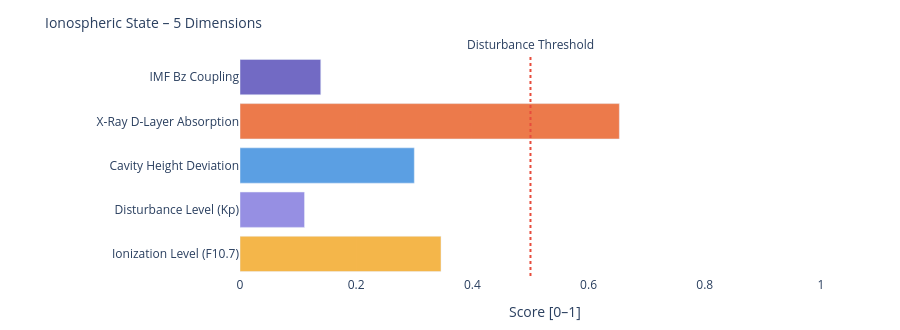

Notebook code for this chart:
### Markdown cell above
---
### 📐 Systemic Insight: Geometric Cavity vs. Real Schumann Resonance

**Relevant for:** Layer 6 = delta analysis &nbsp;|&nbsp; Layer 7 = feature vector / system interpretation

A cavity height change from 80 km to 70 km shifts the **idealized geometric frequencies** only minimally:

| Modus | Aktuell | Referenz | Δ |
|-------|---------|----------|---|
| SR-1 | 10.4762 Hz | 10.4599 Hz | +16 mHz |
| SR-2 | 18.1452 Hz | 18.1171 Hz | +28 mHz |
| SR-3 | 25.6612 Hz | 25.6215 Hz | +40 mHz |
| SR-4 | 33.1285 Hz | 33.0772 Hz | +51 mHz |

The geometric effect is limited because 10 km is very small compared to Earth's radius (~6371 km).

**Consequence:** Real Schumann deviations are likely driven more strongly by **conductivity, damping, day/night structure, lightning distribution and source geometry** than by pure cavity height.

---

**Layer 6 compares:**
```
geometric Δ from Layer 4  vs.  observed Δ from real Schumann measurement data
```

**Layer 7 Feature:**
```
If real Δ >> geometric Δ  →  non-geometric factors dominant
```

### Code cell
# ============================================================
# IONOSPHERIC STATE – Summary gauge
# Five dimensions: ionization, disturbance, cavity height, X-Ray, Bz coupling
# ============================================================

def norm(v, lo, hi):
    if v is None: return None
    return round(max(0.0, min(1.0, (v - lo) / (hi - lo))), 3)

# Ionization level (F10.7 → F2-Layer)
ioniz = norm(f107_val, 60, 250)

# Disturbance level (Kp → E/F-Layer irregularities)
disturb = norm(kp_val, 0, 9)

# Cavity height deviation from reference (80 km)
h_dev = norm(abs(h_eff - 80), 0, 20)

# X-Ray ionization (D-Layer absorption)
xray_ioniz = None
if xray_now is not None:
    xray_ioniz = norm(math.log10(max(xray_now, 1e-9)) + 9, 0, 5)

# Bz coupling (southward Bz → stronger magnetosphere-ionosphere coupling)
bz_coupling = norm(-(bz_now or 0), -5, 30) if bz_now is not None else None

dims = [
    ('Ionization Level (F10.7)',    ioniz,      '#F2A623'),
    ('Disturbance Level (Kp)',      disturb,    '#7F77DD'),
    ('Cavity Height Deviation',     h_dev,      '#378ADD'),
    ('X-Ray D-Layer Absorption',    xray_ioniz, '#E85D24'),
    ('IMF Bz Coupling',             bz_coupling,'#534AB7'),
]

fig = go.Figure()
for name, val, col in dims:
    if val is not None:
        h = int(val * 20)
        bar = '█' * h + '░' * (20 - h)
        label = f'{name}:  {bar}  {val:.3f}'
    else:
        label = f'{name}:  {"─" * 20}  n/a'
    fig.add_trace(go.Bar(
        x=[val if val is not None else 0],
        y=[name],
        orientation='h',
        marker_color=col, opacity=0.82,
        showlegend=False
    ))

fig.add_vline(x=0.5, line_dash='dot', line_color='#e74c3c',
              annotation_text='Disturbance Threshold', annotation_position='top')
fig.update_layout(
    title=dict(text='Ionospheric State – 5 Dimensions', font=dict(size=14)),
    xaxis=dict(title='Score [0–1]', range=[0, 1.05]),
    height=330, plot_bgcolor='rgba(0,0,0,0)', paper_bgcolor='rgba(0,0,0,0)',
    margin=dict(l=240, r=50, t=55, b=40)
)
fig.show()

print(f'\nIonospheric state:')
for name, val, _ in dims:
    print(f'  {name:<35} {val:.3f}' if val is not None else f'  {name:<35} n/a')

### Figure 1 — Plotly figure (JSON) as saved in the notebook; plotly's stock layout.template omitted (floating-point values rounded to 4 significant figures)
{"data": [{"marker": {"color": "#F2A623"}, "opacity": 0.82, "orientation": "h", "showlegend": false, "type": "bar", "x": [0.346], "y": ["Ionization Level (F10.7)"]}, {"marker": {"color": "#7F77DD"}, "opacity": 0.82, "orientation": "h", "showlegend": false, "type": "bar", "x": [0.111], "y": ["Disturbance Level (Kp)"]}, {"marker": {"color": "#378ADD"}, "opacity": 0.82, "orientation": "h", "showlegend": false, "type": "bar", "x": [0.3], "y": ["Cavity Height Deviation"]}, {"marker": {"color": "#E85D24"}, "opacity": 0.82, "orientation": "h", "showlegend": false, "type": "bar", "x": [0.653], "y": ["X-Ray D-Layer Absorption"]}, {"marker": {"color": "#534AB7"}, "opacity": 0.82, "orientation": "h", "showlegend": false, "type": "bar", "x": [0.139], "y": ["IMF Bz Coupling"]}], "layout": {"annotations": [{"showarrow": false, "text": "Disturbance Threshold", "x": 0.5, "xanchor": "center", "xref": "x", "y": 1, "yanchor": "bottom", "yref": "y domain"}], "height": 330, "margin": {"b": 40, "l": 240, "r": 50, "t": 55}, "paper_bgcolor": "rgba(0,0,0,0)", "plot_bgcolor": "rgba(0,0,0,0)", "shapes": [{"line": {"color": "#e74c3c", "dash": "dot"}, "type": "line", "x0": 0.5, "x1": 0.5, "xref": "x", "y0": 0, "y1": 1, "yref": "y domain"}], "title": {"font": {"size": 14}, "text": "Ionospheric State – 5 Dimensions"}, "xaxis": {"range": [0, 1.05], "title": {"text": "Score [0–1]"}}}}
